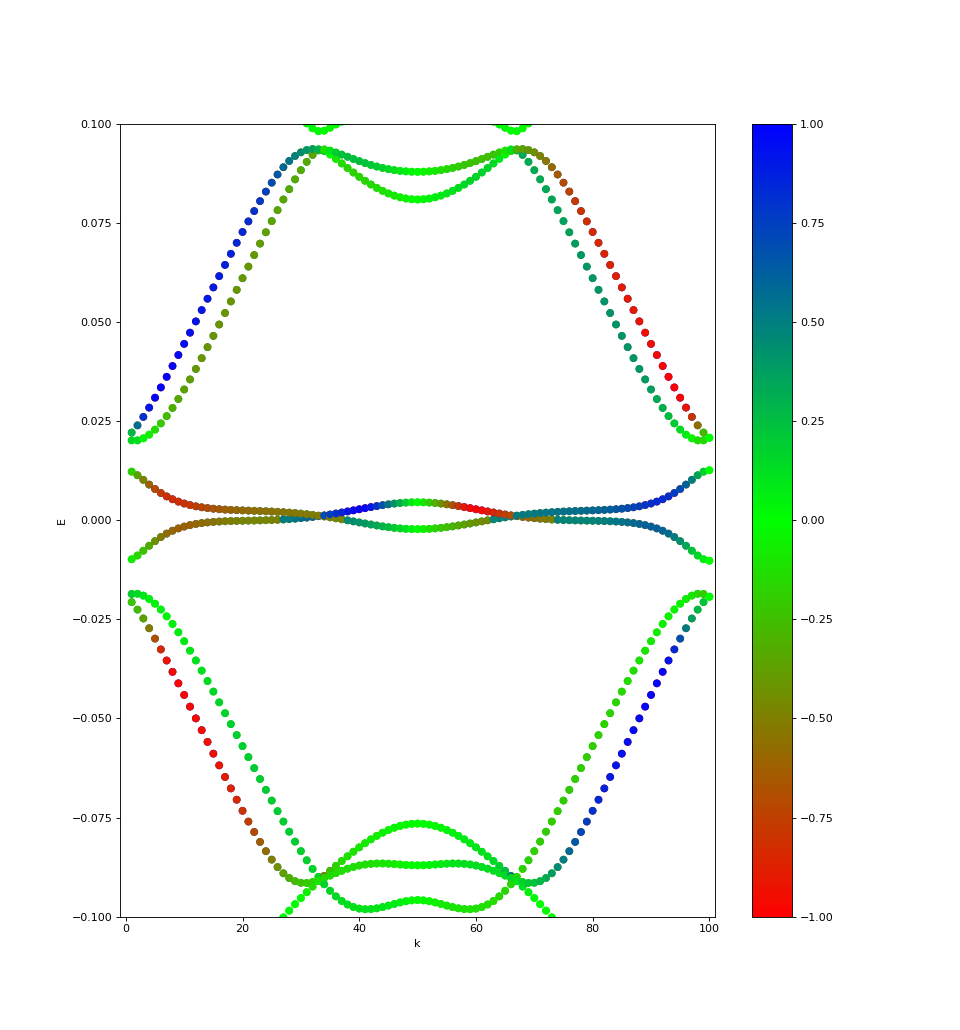

Here is the Julia script that generated this plot:
using Twistronics

n_a1=90
n_a2=90
m=17          # in version 0.1.0, when m is even, it does not work: the way the I construct the lattice destroys bipartite nature of honeycomb (will fix in later versions)
r=1
r0=[0,0,0]   # inter-layer alignment
d=1          # inter-layer distance
lattice,mode="honeycomb","uniform_hop"
# m and r determine twist angle

# build the geometry, it contains all sites in the supercell 
g=Twistronics.get_twisted_lattice_2(lattice,n_a1,n_a2,m,r,d,r0,mode)

#Twistronics.plot_R(g.sites) # plot the sites 

t_xy=-1 # intra-layer hopping
t_z=0.3 # inter-layer hopping
lambda=10 # this parameter determines the decay of inter-layer hopping w.r.t distance
    
H=Twistronics.get_H_inter_twisted_bilayer(g,t_xy,t_z,lambda,mode)  # get the Hamiltonian of twisted bilayer
P=Twistronics.get_valley_operator_inter_twisted_bilayer(g,mode)    # get the valley operator of the twisted bilayer

#Twistronics.plot_H(H.intra,g.sites)              # Plot the intra-unitcell Hamiltonian to see if hoppings are correct

b1,b2=Twistronics.get_reciprocal_vector(g.inter_vector.x,g.inter_vector.y) # get reciprocal vector for the supercell
k_points=[i/100*(b1+2*b2) for i=1:100]  # plot bandstrcture along Gamma-K-K'-Gamma
#k_points=[i/100*(b1-b2) for i=1:100]
n_bands=40                              # compute 40 eigenvalues for each k point, using Arpack
momenta, energies, valley_polarization=Twistronics.get_band_twisted(H,P,k_points,n_bands) # get bandstructure with valley-polarization

# plot bandstructure
Twistronics.plt.figure(figsize=(6,6),dpi=80)
colors=[(1,0,0),(0,1,0),(0,0,1)]
cm=Twistronics.colormap.LinearSegmentedColormap.from_list("my_list", colors) 
sc=Twistronics.plt.scatter(momenta, energies,c=valley_polarization,cmap=cm,vmin=-1,vmax=1)  # color indicates valley polarization
Twistronics.plt.colorbar(sc)
Twistronics.plt.axis([-1,100+1,-0.1,0.1])
Twistronics.plt.xlabel("k")
Twistronics.plt.ylabel("E")
Twistronics.plt.show()

# Note: for TBG, all low energy states are valley-degenerate
